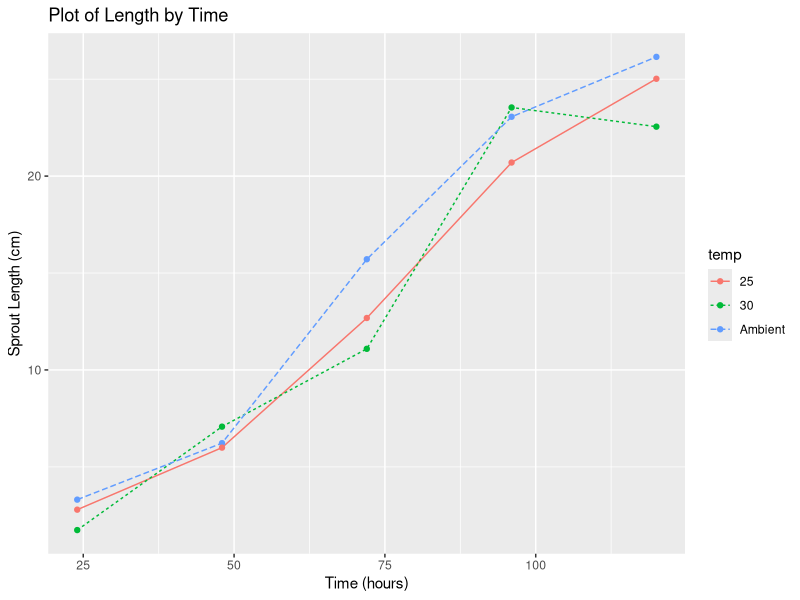
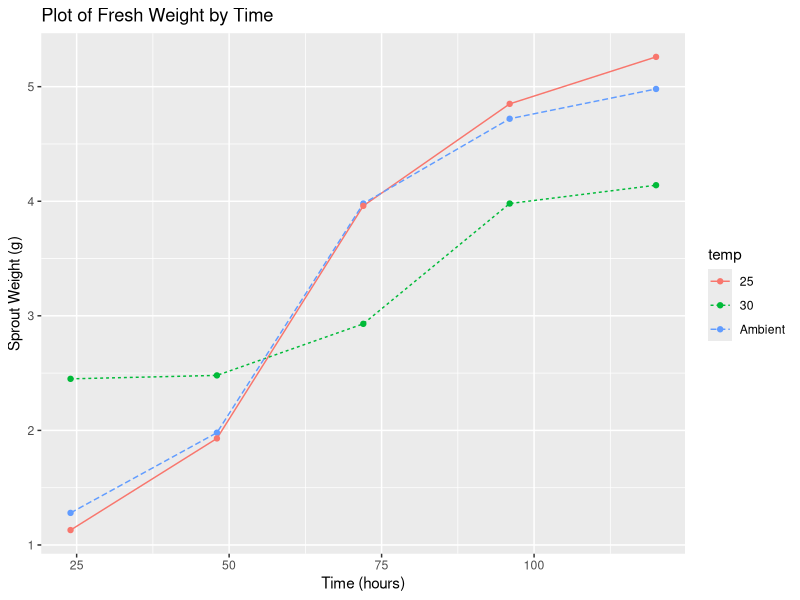

Generate these figures, in order, with R:
## ---- chunk 1
knitr::opts_chunk$set(echo = TRUE)
## ---- chunk 2
#install.packages("tidyverse")
library(tidyverse)
library(knitr)
mungbeans_df<-read.csv("mungbean.csv")

kable(mungbeans_df, caption="measured length & weight")

#print("Summary of Data")
#summary(mungbeans_df)
## ---- chunk 3

ggplot(data=mungbeans_df, aes(x=duration, y=length, group=temp)) +
  geom_line(aes(color=temp, linetype=temp))+
  geom_point(aes(color=temp)) +
  labs(title="Plot of Length by Time",x="Time (hours)", y = "Sprout Length (cm)")
## ---- chunk 4
ggplot(data=mungbeans_df, aes(x=duration, y=sproutwt, group=temp)) +
  geom_line(aes(color=temp, linetype=temp))+
  geom_point(aes(color=temp)) +
  labs(title="Plot of Fresh Weight by Time",x="Time (hours)", y = "Sprout Weight (g)")

## DATA Manipulation required for Analysis
## make a new df that has the temp as columns

length_df<-mungbeans_df %>% 
  select(temp, duration, length) %>%
  pivot_wider(names_from=temp, values_from=length)

## normalize the columns for the 3 temps
scaled_df <- length_df %>% mutate_at(c("Ambient", "25", "30"), ~(scale(.) %>% as.vector))

kable(length_df, caption="Lengths Compared at 3 Temps")
## ---- chunk 5
#kable(scaled_df, caption="Normalized Data")

#ggplot(data=mungbeans_df, aes(x=duration, y=sproutdrywt, group=temp)) +
#  geom_line(aes(color=temp, linetype=temp))+
#  geom_point(aes(color=temp)) +
#  labs(title="Plot of Dry Weight by Time",x="Time (hours)", y = "Sprout Weight (g)")
## ---- chunk 6

# strip names and convert to 2 decimal places accuracy
roundcoef<-function(x){
  return(c(unname(format(round(x, 2), nsmall = 2)),"cm"))
}

lm_mung<- lm(data=mungbeans_df, formula=length~temp+duration)
cat("We create a linear regression model with the formula=length~temp+duration")
lm_mung$coefficients
cat("temp30 and tempAmbient are relative to a temperature of 25, so the length of plants grown")
cat(c("with a temperature of 30 is lower than 25 by",roundcoef(lm_mung$coefficients["temp30"]),"."))

cat(c("The length at Ambient temperature is greater than 25 by",roundcoef(lm_mung$coefficients["tempAmbient"]),"on average. "))

cat(c("The duration coefficient indicates that each hour adds an additional",roundcoef(lm_mung$coefficients["duration"]),"of growth") )

